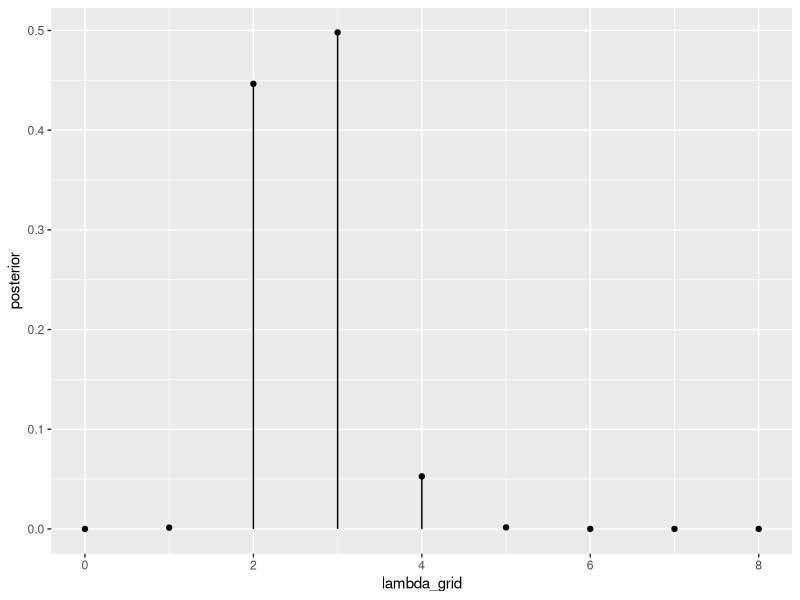
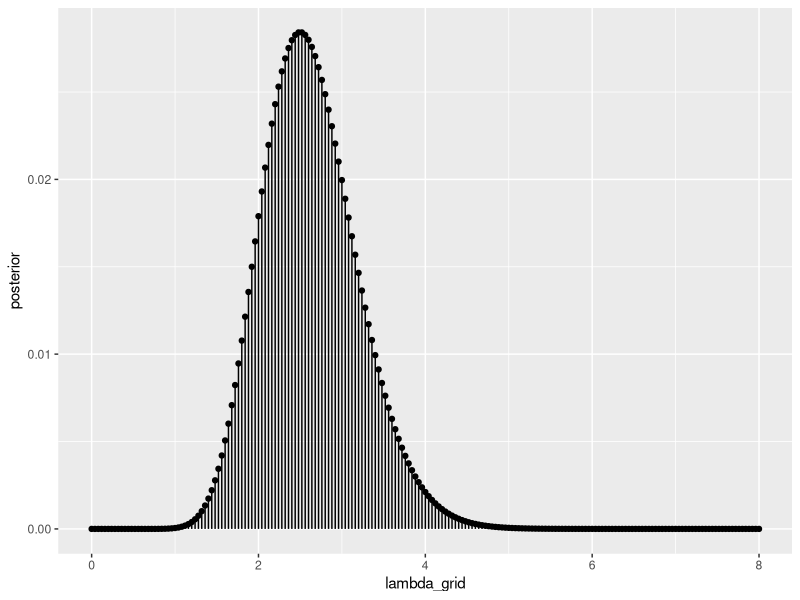

R code for these plots, in order:
## ---- chunk 1
# Load necessary package
library(tidyverse)
## ---- chunk 2
# a
# Step 1: Define grid values
grid_data <- data.frame(lambda_grid = 0:8)

# Data points
data_points <- c(0, 1, 0)

# Step 2: Evaluate the prior & likelihood at each lambda
grid_data <- grid_data |> 
  mutate(prior = dgamma(lambda_grid, shape = 20, rate = 5),
         likelihood = sapply(lambda_grid, function(lambda) prod(dpois(data_points, lambda))))

# Step 3: Approximate the posterior
grid_data <- grid_data |> 
  mutate(unnormalized = likelihood * prior,
         posterior = unnormalized / sum(unnormalized))

# Examine the grid approximated posterior
print(round(grid_data, 2))

# Plot the grid approximated posterior
ggplot(grid_data, aes(x = lambda_grid, y = posterior)) + 
  geom_point() + 
  geom_segment(aes(x = lambda_grid, xend = lambda_grid, y = 0, yend = posterior))
## ---- chunk 3
# b
# Step 1: Define a grid of 201 values
grid_data <- data.frame(lambda_grid = seq(from = 0, to = 8, length = 201))

# Step 2: Evaluate the prior & likelihood at each lambda
grid_data <- grid_data |> 
  mutate(prior = dgamma(lambda_grid, shape = 20, rate = 5),
         likelihood = sapply(lambda_grid, function(lambda) prod(dpois(data_points, lambda))))

# Step 3: Approximate the posterior
grid_data <- grid_data |> 
  mutate(unnormalized = likelihood * prior,
         posterior = unnormalized / sum(unnormalized))

# Examine the grid approximated posterior
print(round(grid_data, 2))

# Plot the grid approximated posterior
ggplot(grid_data, aes(x = lambda_grid, y = posterior)) + 
  geom_point() + 
  geom_segment(aes(x = lambda_grid, xend = lambda_grid, y = 0, yend = posterior))

